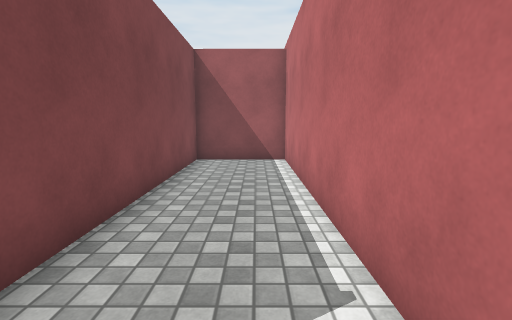
[1] (above)

24 first-person views from a walk through a scene from a Unity 3-D project. The camera is 1.3 m above the floor, tilts 8° down and sees 85° across. The floor is counted in squares, 0.83 m on a side. Each view is taken from the middle of a square. On the plan, view 1 faces up. The plan holds only what a view shows up to about 15 squares ahead; the rest is blank. The player is left out. Surface patterns are stand-ins for the level's own textures.

[2]
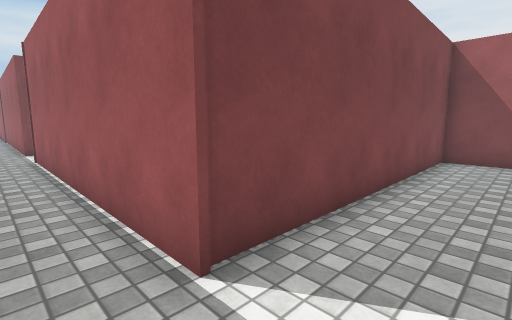

[3]
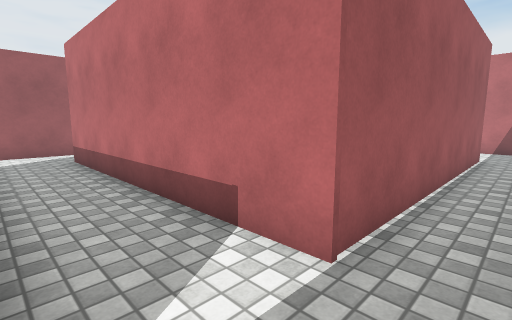

[4]
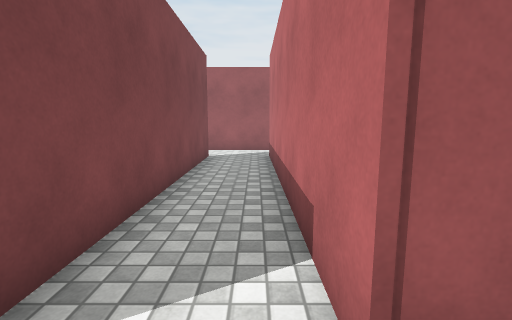

[5]
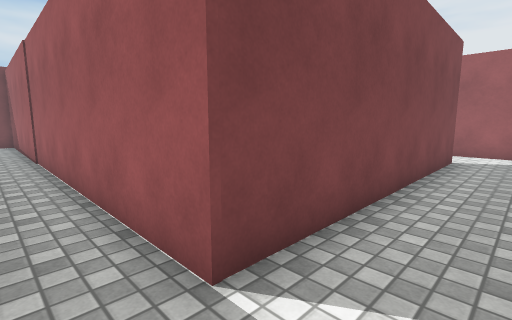

[6]
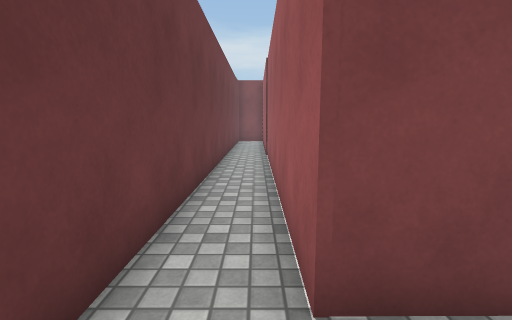

[7]
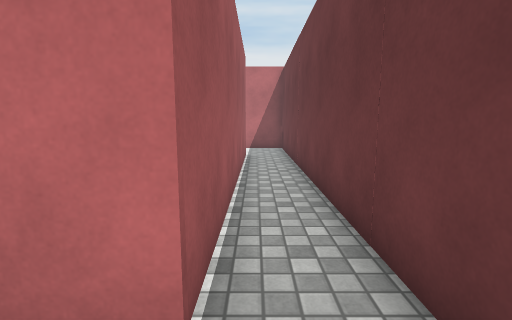

[8]
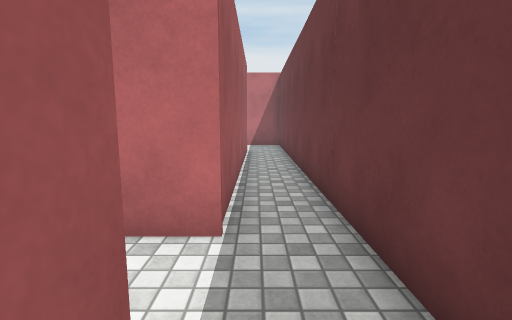

[9]
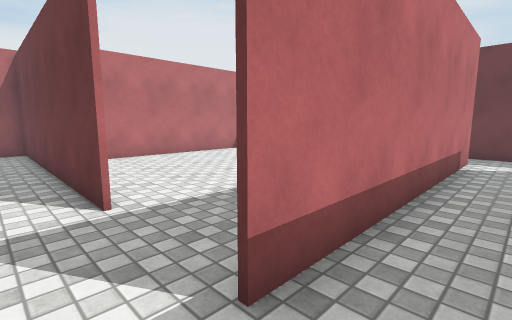

[10]
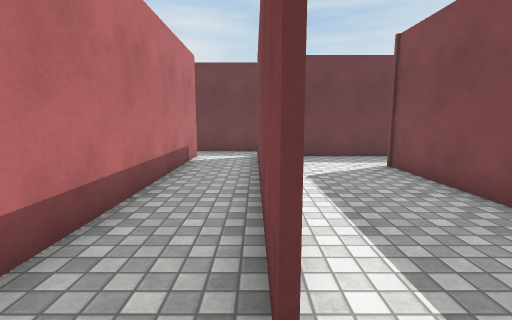

[11]
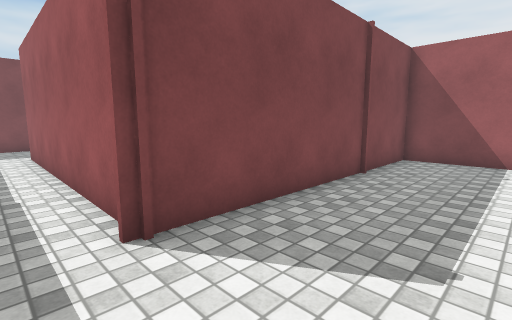

[12]
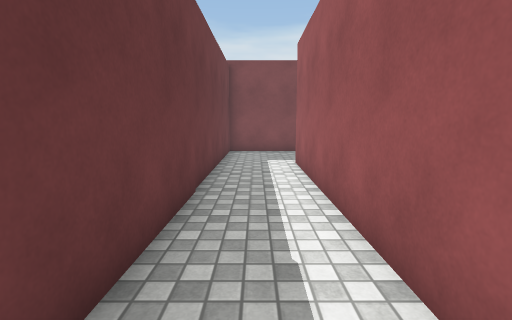

[13]
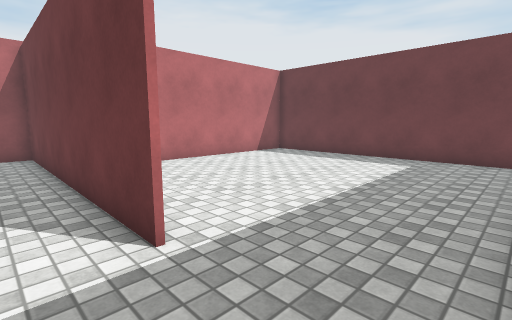

[14]
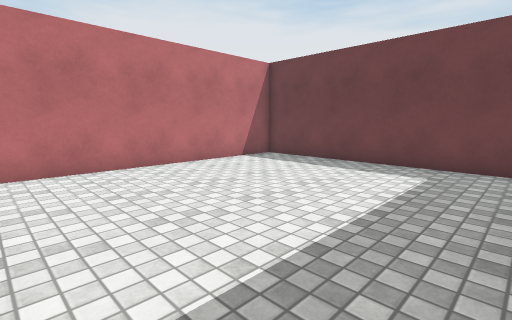

[15]
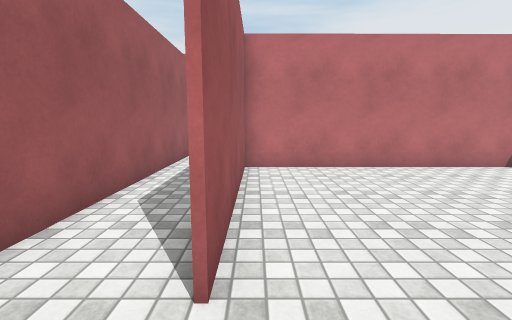

[16]
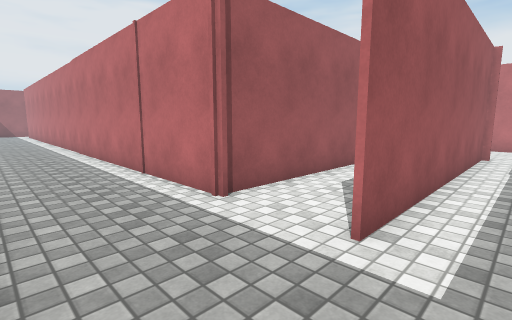

[17]
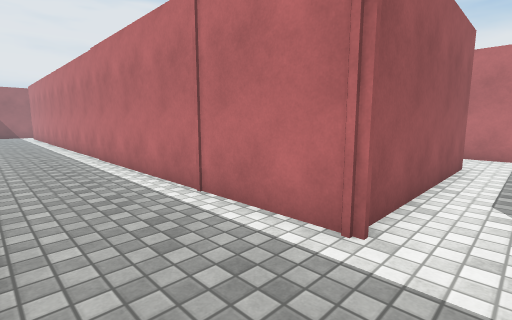

[18]
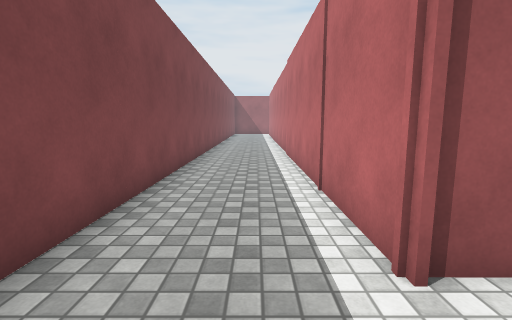

[19]
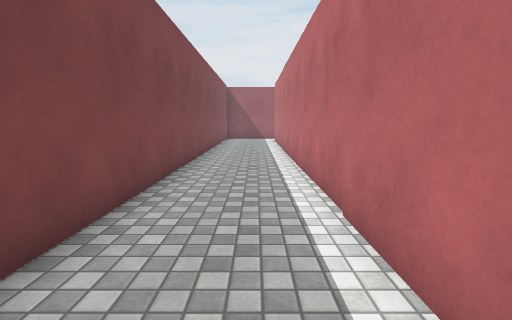

[20]
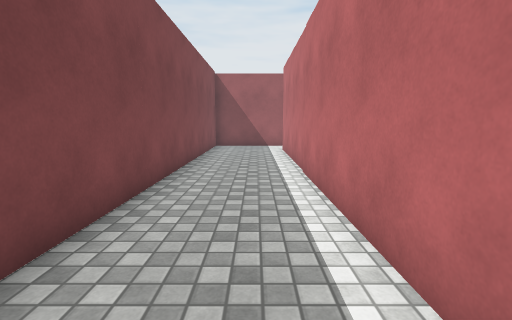

[21]
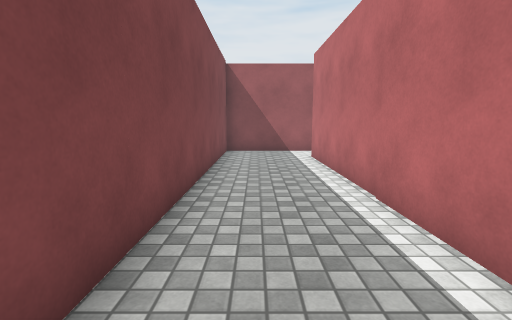

[22]
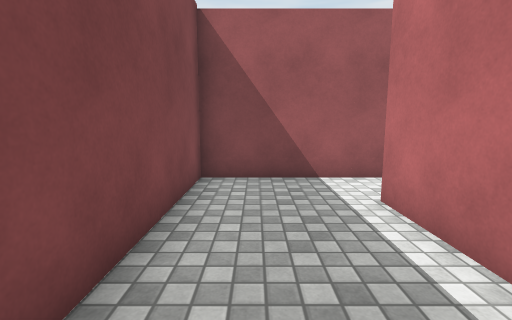

[23]
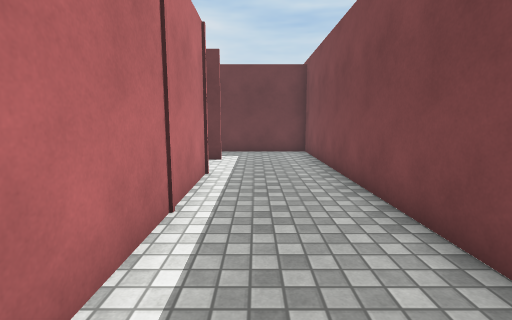

[24]
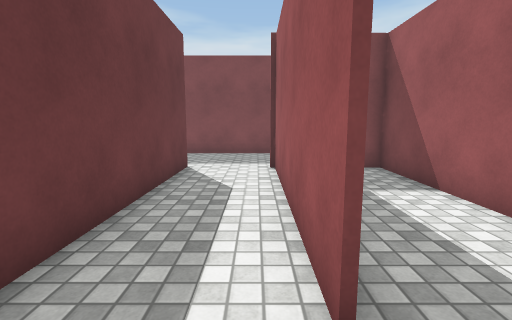

### Floor plan
Points are (right, up) in squares from view 1. A wall is a line through its corners. A room is listed if a view was taken in it or the views show most of it. See-through windows are left out.
Room 1 (views 1, 2, 3, 4, 5, 6, 7, 8, 9, 10, 13)
walls: (-16.1, 11.5) (-16.1, 0.5) (-33.9, 0.6); (-12.8, 14.1) (-16.5, 14.1); (-2.4, 11.5) (-2.4, 0.5) (-13.3, 0.5) (-13.4, 11.5); (1.2, -0.4) (1.2, 11); (-29.1, -1.4) (0.2, -1.5); (1.2, 11.4) (-2, 11.4)
ways out: opening at (-16, 12.5) to room 2; opening at (-13, 12.5) to room 3
Room 2 (views 11, 12)
walls: (-20.4, 3.4) (-31.7, 3.5); (-16.2, 2.8) (-16.2, 3.6); (-16.5, 14.1) (-20.7, 14.1) (-20.6, 3.1); (-32.5, 0.7) (-18.1, 0.6)
ways out: opening at (-16, 12.5) to room 1; opening at (-32, 2.5) to room 4
Room 3 (views 14, 15)
walls: (-2, 11.4) (-9.9, 11.4); (-12.6, 0.6) (-2.5, 0.5) (-2.6, 11.5)
ways out: opening at (-13, 12.5) to room 1; opening at (-9, 13) to room 6
Room 4 (views 16, 17, 18, 19, 20, 21, 22, 23, 24)
walls: (-31.7, 3.6) (-24.4, 3.6); (-23.8, 6.6) (-31.5, 6.6) (-31.6, 35.4); (-20.8, 5.5) (-20.8, 7.1); (-31.6, 37.7) (-35.5, 37.7) (-35.5, 0.7) (-32.5, 0.7)
ways out: opening at (-32, 2.5) to room 2; opening at (-22.5, 7) to room 5; opening at (-31, 36.5)
Room 5 (no view inside)
walls: (-26.4, 10.2) (-31.6, 10.2)
ways out: opening at (-22.5, 7) to room 4
Room 6 (no view inside)
walls: (0.6, 14) (-8.9, 14.1); (1.2, 11) (1.2, 12.5); (-9.9, 11.5) (1.2, 11.5)
ways out: opening at (-9, 13) to room 3

Where each view was taken, in squares from view 1:
view 1: 0 up, 0 right, facing up
view 2: 1 down, 0 right, facing up-left
view 3: 1 down, 16 left, facing up-right
view 4: 1 down, 14 left, facing up
view 5: 1 down, 14 left, facing up-left
view 6: 0 up, 14 left, facing left
view 7: 0 up, 15 left, facing right
view 8: 0 up, 17 left, facing right
view 9: 13 up, 15 left, facing down-right
view 10: 13 up, 16 left, facing down
view 11: 2 up, 17 left, facing up-left
view 12: 2 up, 21 left, facing left
view 13: 13 up, 13 left, facing down-right
view 14: 11 up, 12 left, facing down-right
view 15: 11 up, 12 left, facing right
view 16: 2 up, 35 left, facing up-right
view 17: 5 up, 35 left, facing up-right
view 18: 4 up, 33 left, facing up
view 19: 13 up, 33 left, facing up
view 20: 20 up, 33 left, facing up
view 21: 23 up, 34 left, facing up
view 22: 30 up, 34 left, facing up
view 23: 15 up, 33 left, facing down
view 24: 6 up, 22 left, facing left
